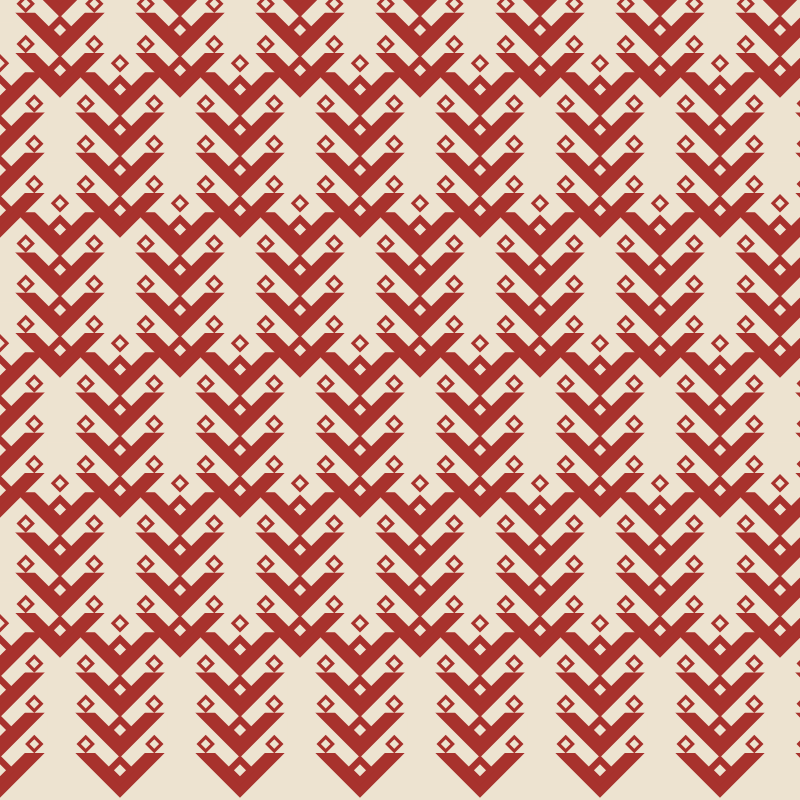
Frame 1 (no input)
Frame 60 (no input): identical to frame 1, image omitted
Frame 120 (the mouse pressed at the canvas centre since frame 60): identical to frame 1, image omitted

The p5.js sketch that drew this single still picture (run headless with seeded random() and noise() and a simulated clock; from frame 60 on, the mouse is pressed at the canvas centre):

// p5.js sketch
// ── sketch.js
// Anatolian / Turkic motif palette
const colors = {
    madderRed: "#a8322d", // deep brick-red, the classic kilim red (madder root dye)
    indigo: "#1f3a5f", // deep indigo blue, main kilim ground color
    iznikTurquoise: "#2e8b8b", // signature Iznik tile turquoise
    ottomanGold: "#c9962c", // mustard/saffron gold, common in border bands
    oliveGreen: "#5a6b3c", // muted olive-green from vegetable dyes
    mauvePlum: "#6e4c5e", // dusty mauve/plum accent
    burntOrange: "#b65c2e", // warm accent, seen in Kayseri/Malatya kilims
    ivory: "#ede3d0", // cream/ivory field or background
    walnutBrown: "#5b3a29", // deep brown outline/accent color
    charcoal: "#2b2420", // near-black, used for outlines & motif definition
};

function setup() {
    createCanvas(800, 800);

    angleMode(DEGREES);
}

function draw() {
    background(colors.ivory);

    var numFig = 10;
    var cx = 0;
    var cy = height - 70;
    push();

    for (let i = 0; i < numFig; i++) {
        push();
        translate(cx, cy);
        scale(0.35);
        cx = cx + 120;
        hayatAgaci();
        pop();
    }

    cx = 60;
    cy = height - 70 * 3;
    for (let i = 0; i < numFig; i++) {
        push();
        translate(cx, cy);
        scale(0.35);
        cx = cx + 120;
        hayatAgaci();
        pop();
    }

    cx = 0;
    cy = height - 70 * 5;
    for (let i = 0; i < numFig; i++) {
        push();
        translate(cx, cy);
        scale(0.35);
        cx = cx + 120;
        hayatAgaci();
        pop();
    }

    cx = 60;
    cy = height - 70 * 7;
    for (let i = 0; i < numFig; i++) {
        push();
        translate(cx, cy);
        scale(0.35);
        cx = cx + 120;
        hayatAgaci();
        pop();
    }

    cx = 0;
    cy = height - 70 * 9;
    for (let i = 0; i < numFig; i++) {
        push();
        translate(cx, cy);
        scale(0.35);
        cx = cx + 120;
        hayatAgaci();
        pop();
    }

    cx = 60;
    cy = height - 70 * 11;
    for (let i = 0; i < numFig; i++) {
        push();
        translate(cx, cy);
        scale(0.35);
        cx = cx + 120;
        hayatAgaci();
        pop();
    }

    pop();
}

function hayatAgaci() {
    push();

    // Döngüsel ağaç

    translate(-width * 0.5, -height * 0.5);

    let numBranch = 3;

    for (let i = 0; i < numBranch; i++) {
        push();
        translate(0, 115 * (numBranch - 2) - i * 115);
        dal();
        pop();
    }

    push();
    translate(0, -115 * 2); // Buraya dikkat
    dal(false); // Fonksiyonu parametrik hale getir. Böylece fonksiyon parametrelere göre değişen modüler bir hale gelir

    // *** Yerini ayarla sonra tepe kısmını çiz
    push();
    noFill();
    stroke(colors.madderRed);
    strokeWeight(9);
    translate(width / 2, height / 2 - 75);
    rotate(45);
    polygon(20, 20, 4);
    pop();

    /*// Aşağıya kaydır
  push();
  translate(0, 115 * 2);
  dal();
  pop();

  // Bir üstüne çık
  push();
  translate(0, 115);
  dal();
  pop();

  // Bir üstüne daha çık
  push();
  translate(0, 0);
  dal();
  pop();

  // Bir üstüne daha çık
  push();
  translate(0, -115);
  dal();
  pop();

  // En tep noktasını çiz
  push();
  translate(0, -115 * 2);
  dal(false); // Fonksiyonu parametrik hale getir. Böylece fonksiyon parametrelere göre değişen modüler bir hale gelir

  // *** Yerini ayarla sonra tepe kısmını çiz
  push();
  noFill();
  stroke(colors.madderRed);
  strokeWeight(9);
  translate(width / 2, height / 2 - 75);
  rotate(45);
  polygon(20, 20, 4);
  pop();


  */
    pop();

    pop();
}

// Tek bir dal modülü
function dal(yaprakCiz = true) {
    // dal
    push();
    noFill();
    stroke(colors.madderRed);
    strokeWeight(40);
    translate(width / 2, height / 2 - 50);
    rotate(45);
    polygon(100, 100, 4);
    pop();

    // Maske
    push();
    fill(colors.ivory);
    noStroke();
    translate(width / 2, height / 2 - 120);
    polygon(190, 100, 4);
    pop();

    // ön orta küçük parça
    push();
    noFill();
    stroke(colors.madderRed);
    strokeWeight(18);
    translate(width / 2, height / 2);
    rotate(45);
    polygon(30, 30, 4);
    pop();

    // Dal üstü yapraklar
    //
    if (yaprakCiz === true) {
        push();
        noFill();
        stroke(colors.madderRed);
        strokeWeight(9);
        translate(width / 2 - 98, height / 2 - 75);
        rotate(45);
        polygon(20, 20, 4);
        pop();

        push();
        noFill();
        stroke(colors.madderRed);
        strokeWeight(9);
        translate(width / 2 + 98, height / 2 - 75);
        rotate(45);
        polygon(20, 20, 4);
        pop();
    }
}

function polygon(rx, ry, npoints) {
    let angle = 360 / npoints;
    let offset = npoints === 4 ? angle / 2 : 0;
    push();
    beginShape();
    for (let a = 0; a < 360; a += angle) {
        let sx = cos(90 + a + offset) * rx;
        let sy = sin(90 + a + offset) * ry;
        vertex(sx, sy);
    }
    endShape(CLOSE);
    pop();
}
